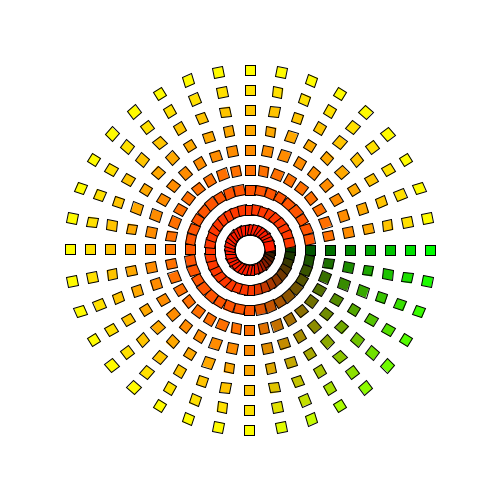
Frame 1 (no input)
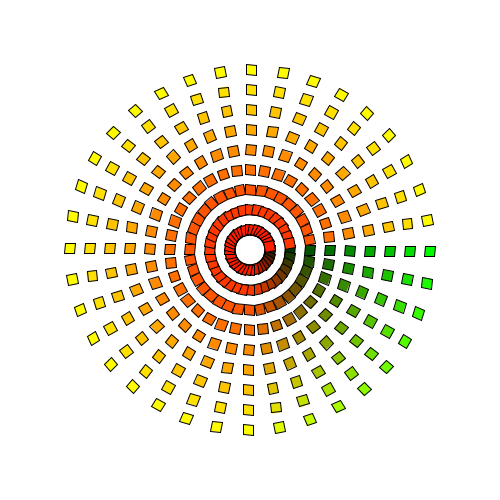
Frame 60 (the mouse pressed at the canvas centre just before this capture)
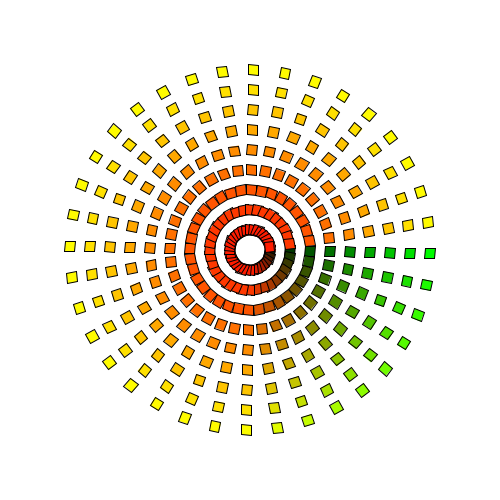
Frame 120 (the mouse held since frame 60 and released just before this capture)

The Processing sketch that drew these frames (run headless with seeded random() and noise(); from frame 60 on, the mouse is pressed at the canvas centre):

// Processing sketch: anillosConcentricos_1_seccion3
// ── anillosConcentricos_1_seccion3.pde
float a = 0;

void setup() {
  size(500, 500);
  rectMode(CENTER);
}

void draw() {
  background(255);
  a = a + 0.01;
  
  translate(width/2, height/2);
  //ellipse(0, 0, 10, 10);

  for (int j=1; j<10; j++) {
    for (int i=0; i<36; i++) {
      pushMatrix();
      rotate(radians(10*i + a));
      fill(28*i,28*j,0);
      rect(20 * j, 0, 10, 10);
      popMatrix();
    }
  }
}
